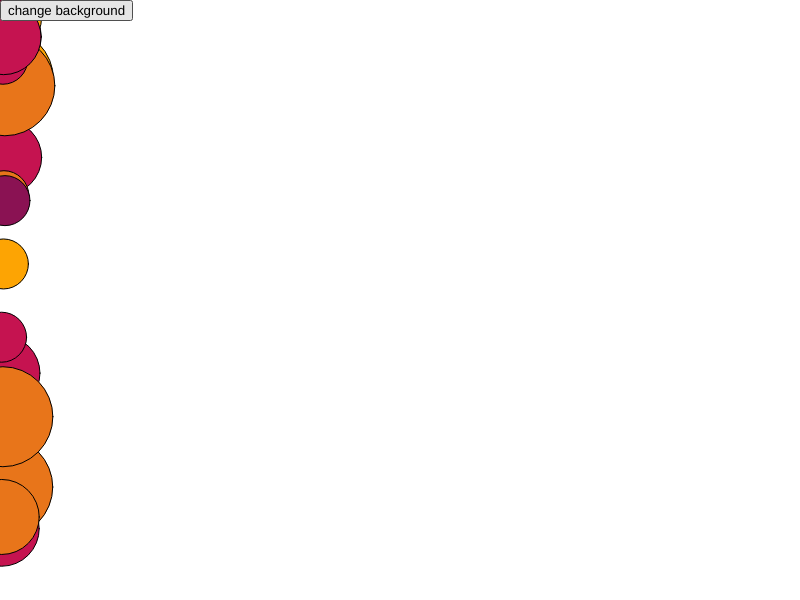
Frame 1 (no input)
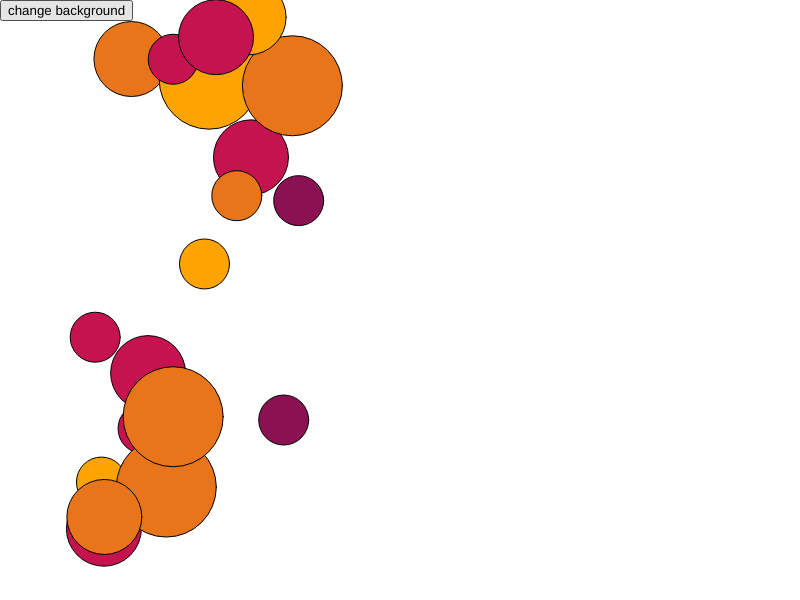
Frame 60 (no input)
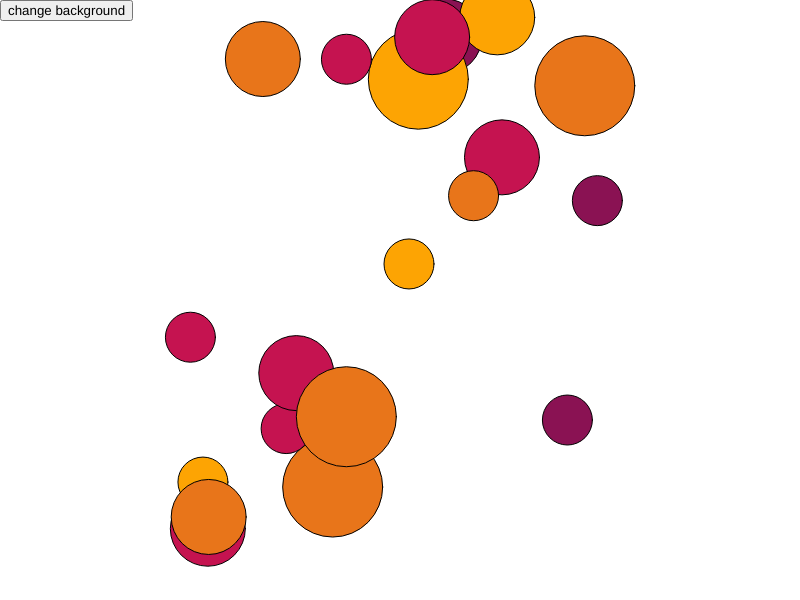
Frame 120 (the mouse pressed at the canvas centre since frame 60)

The p5.js sketch that drew these frames (run headless with seeded random() and noise() and a simulated clock; from frame 60 on, the mouse is pressed at the canvas centre):

// p5.js sketch
// ── sketch.js

let circles = [];
let colors = ['#fda403', '#e8751a', '#c51350', '#8a1253'];
let bgVal = 255;
let button;


function setup() {
  createCanvas(displayWidth, displayHeight);

  button = createButton('change background');
  button.position(0, 0);
  button.mousePressed(changeBG)

  for (let i = 0; i < 20; i++) {
    let x = 0
    let y = random(height);
    let diameter = random([50, 75, 100]);
    let color = random(colors);
    let c = new Circle(x, y, diameter, color);
    circles.push(c);
  }

}
function draw() {
  background(bgVal);
  for (let i = 0; i < circles.length; i++) {
    circles[i].move();
    circles[i].display();

  }
}
function touchStarted() {
  for (let i = 0; i < circles.length; i++) {
    circles[i].clicked(mouseX, mouseY);
  }
}

function mousePressed() {
  for (let i = 0; i < circles.length; i++) {
    circles[i].clicked(mouseX, mouseY);
  }
}

function changeBG() {
  if (bgVal == 255) {
    bgVal = 0;
  }
  else {
    bgVal = 255
  }
}
function touchMoved() {
  // otherwise the display will move around
  // with your touch :(
  return false;
}

class Circle {
  constructor(x, y, diameter, cColor) {
    this.x = x;
    this.y = y;
    this.diameter = diameter;
    this.color = cColor;
    this.speed = random(1, 5);
  }
  move() {
    this.x += this.speed;
    if (this.x > width) {
      this.x = 0
    }

  }
  display() {
    fill(this.color);
    ellipse(this.x, this.y, this.diameter, this.diameter);
  }

  clicked() {
    let d = dist(mouseX, mouseY, this.x, this.y);
    if (d < this.diameter / 2) {
      this.speed = this.speed + 1;
    }
    if (this.speed > 5) {
      this.speed = 1;
    }
  }

}
